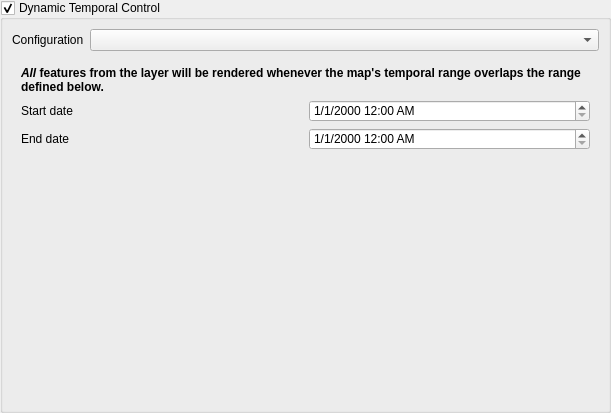
<?xml version="1.0" encoding="UTF-8"?>
<ui version="4.0">
 <class>QgsVectorLayerTemporalPropertiesWidgetBase</class>
 <widget class="QWidget" name="QgsVectorLayerTemporalPropertiesWidgetBase">
  <property name="geometry">
   <rect>
    <x>0</x>
    <y>0</y>
    <width>611</width>
    <height>413</height>
   </rect>
  </property>
  <property name="windowTitle">
   <string notr="true">Form</string>
  </property>
  <property name="toolTip">
   <string>If checked, the layer will be dynamically filtered and visualised using the map's temporal range</string>
  </property>
  <layout class="QHBoxLayout" name="horizontalLayout_5">
   <property name="spacing">
    <number>0</number>
   </property>
   <property name="leftMargin">
    <number>0</number>
   </property>
   <property name="topMargin">
    <number>0</number>
   </property>
   <property name="rightMargin">
    <number>0</number>
   </property>
   <property name="bottomMargin">
    <number>0</number>
   </property>
   <item>
    <widget class="QgsScrollArea" name="scrollArea">
     <property name="frameShape">
      <enum>QFrame::NoFrame</enum>
     </property>
     <property name="frameShadow">
      <enum>QFrame::Plain</enum>
     </property>
     <property name="lineWidth">
      <number>0</number>
     </property>
     <property name="widgetResizable">
      <bool>true</bool>
     </property>
     <widget class="QWidget" name="scrollAreaWidgetContents">
      <property name="geometry">
       <rect>
        <x>0</x>
        <y>0</y>
        <width>611</width>
        <height>413</height>
       </rect>
      </property>
      <layout class="QGridLayout" name="gridLayout">
       <property name="leftMargin">
        <number>0</number>
       </property>
       <property name="topMargin">
        <number>0</number>
       </property>
       <property name="rightMargin">
        <number>0</number>
       </property>
       <property name="bottomMargin">
        <number>0</number>
       </property>
       <item row="0" column="0">
        <widget class="QGroupBox" name="mTemporalGroupBox">
         <property name="enabled">
          <bool>true</bool>
         </property>
         <property name="styleSheet">
          <string notr="true">QgsCollapsibleGroupBoxBasic::title, QgsCollapsibleGroupBox::title {  subcontrol-origin: margin;  subcontrol-position: top left;  margin-left: 20px;  margin-right: 5px;  left: 0px;  top: 1px;}QgsCollapsibleGroupBoxBasic::title, QgsCollapsibleGroupBox::title {  subcontrol-origin: margin;  subcontrol-position: top left;  margin-left: 20px;  margin-right: 5px;  left: 0px;  top: 1px;}QgsCollapsibleGroupBoxBasic::title, QgsCollapsibleGroupBox::title {  subcontrol-origin: margin;  subcontrol-position: top left;  margin-left: 20px;  margin-right: 5px;  left: 0px;  top: 1px;}QgsCollapsibleGroupBoxBasic::title, QgsCollapsibleGroupBox::title {  subcontrol-origin: margin;  subcontrol-position: top left;  margin-left: 20px;  margin-right: 5px;  left: 0px;  top: 1px;}
background: white;QgsCollapsibleGroupBoxBasic::title, QgsCollapsibleGroupBox::title {  subcontrol-origin: margin;  subcontrol-position: top left;  margin-left: 20px;  margin-right: 5px;  left: 0px;  top: 1px;}QgsCollapsibleGroupBoxBasic::title, QgsCollapsibleGroupBox::title {  subcontrol-origin: margin;  subcontrol-position: top left;  margin-left: 20px;  margin-right: 5px;  left: 0px;  top: 1px;}QgsCollapsibleGroupBoxBasic::title, QgsCollapsibleGroupBox::title {  subcontrol-origin: margin;  subcontrol-position: top left;  margin-left: 20px;  margin-right: 5px;  left: 0px;  top: 1px;}QgsCollapsibleGroupBoxBasic::title, QgsCollapsibleGroupBox::title {  subcontrol-origin: margin;  subcontrol-position: top left;  margin-left: 20px;  margin-right: 5px;  left: 0px;  top: 1px;}QgsCollapsibleGroupBoxBasic::title, QgsCollapsibleGroupBox::title {  subcontrol-origin: margin;  subcontrol-position: top left;  margin-left: 20px;  margin-right: 5px;  left: 0px;  top: 1px;}QgsCollapsibleGroupBoxBasic::title, QgsCollapsibleGroupBox::title {  subcontrol-origin: margin;  subcontrol-position: top left;  margin-left: 20px;  margin-right: 5px;  left: 0px;  top: 1px;}QgsCollapsibleGroupBoxBasic::title, QgsCollapsibleGroupBox::title {  subcontrol-origin: margin;  subcontrol-position: top left;  margin-left: 20px;  margin-right: 5px;  left: 0px;  top: 1px;}QgsCollapsibleGroupBoxBasic::title, QgsCollapsibleGroupBox::title {  subcontrol-origin: margin;  subcontrol-position: top left;  margin-left: 20px;  margin-right: 5px;  left: 0px;  top: 1px;}QgsCollapsibleGroupBoxBasic::title, QgsCollapsibleGroupBox::title {  subcontrol-origin: margin;  subcontrol-position: top left;  margin-left: 20px;  margin-right: 5px;  left: 0px;  top: 1px;}QgsCollapsibleGroupBoxBasic::title, QgsCollapsibleGroupBox::title {  subcontrol-origin: margin;  subcontrol-position: top left;  margin-left: 20px;  margin-right: 5px;  left: 0px;  top: 1px;}QgsCollapsibleGroupBoxBasic::title, QgsCollapsibleGroupBox::title {  subcontrol-origin: margin;  subcontrol-position: top left;  margin-left: 20px;  margin-right: 5px;  left: 0px;  top: 1px;}QgsCollapsibleGroupBoxBasic::title, QgsCollapsibleGroupBox::title {  subcontrol-origin: margin;  subcontrol-position: top left;  margin-left: 20px;  margin-right: 5px;  left: 0px;  top: 1px;}QgsCollapsibleGroupBoxBasic::title, QgsCollapsibleGroupBox::title {  subcontrol-origin: margin;  subcontrol-position: top left;  margin-left: 20px;  margin-right: 5px;  left: 0px;  top: 1px;}</string>
         </property>
         <property name="title">
          <string>Dynamic Temporal Control</string>
         </property>
         <property name="checkable">
          <bool>true</bool>
         </property>
         <layout class="QGridLayout" name="gridLayout_3" columnstretch="0,1">
          <item row="0" column="1">
           <widget class="QComboBox" name="mModeComboBox"/>
          </item>
          <item row="0" column="0">
           <widget class="QLabel" name="label">
            <property name="text">
             <string>Configuration</string>
            </property>
           </widget>
          </item>
          <item row="1" column="0" colspan="2">
           <widget class="QStackedWidget" name="mStackedWidget">
            <property name="currentIndex">
             <number>0</number>
            </property>
            <widget class="QWidget" name="page_3">
             <layout class="QGridLayout" name="gridLayout_6">
              <item row="3" column="0">
               <spacer name="verticalSpacer_3">
                <property name="orientation">
                 <enum>Qt::Vertical</enum>
                </property>
                <property name="sizeHint" stdset="0">
                 <size>
                  <width>20</width>
                  <height>40</height>
                 </size>
                </property>
               </spacer>
              </item>
              <item row="1" column="0">
               <widget class="QLabel" name="label_6">
                <property name="text">
                 <string>Start date</string>
                </property>
               </widget>
              </item>
              <item row="1" column="1">
               <widget class="QgsDateTimeEdit" name="mStartTemporalDateTimeEdit">
                <property name="displayFormat">
                 <string>M/d/yyyy h:mm AP</string>
                </property>
                <property name="timeSpec">
                 <enum>Qt::UTC</enum>
                </property>
               </widget>
              </item>
              <item row="2" column="1">
               <widget class="QgsDateTimeEdit" name="mEndTemporalDateTimeEdit">
                <property name="displayFormat">
                 <string>M/d/yyyy h:mm AP</string>
                </property>
                <property name="timeSpec">
                 <enum>Qt::UTC</enum>
                </property>
               </widget>
              </item>
              <item row="2" column="0">
               <widget class="QLabel" name="label_5">
                <property name="text">
                 <string>End date</string>
                </property>
               </widget>
              </item>
              <item row="0" column="0" colspan="2">
               <widget class="QLabel" name="label_14">
                <property name="text">
                 <string>&lt;p&gt;&lt;b&gt;&lt;i&gt;All&lt;/i&gt; features from the layer will be rendered whenever the map's temporal range overlaps the range defined below.&lt;/b&gt;&lt;/p&gt;</string>
                </property>
                <property name="wordWrap">
                 <bool>true</bool>
                </property>
               </widget>
              </item>
             </layout>
            </widget>
            <widget class="QWidget" name="page">
             <layout class="QGridLayout" name="gridLayout_4" columnstretch="0,0,0">
              <item row="2" column="2">
               <widget class="QComboBox" name="mFixedDurationUnitsComboBox"/>
              </item>
              <item row="2" column="0">
               <widget class="QLabel" name="label_11">
                <property name="text">
                 <string>Event duration</string>
                </property>
               </widget>
              </item>
              <item row="1" column="0">
               <widget class="QLabel" name="label_2">
                <property name="text">
                 <string>Field</string>
                </property>
               </widget>
              </item>
              <item row="1" column="1" colspan="2">
               <widget class="QgsFieldComboBox" name="mSingleFieldComboBox"/>
              </item>
              <item row="5" column="0">
               <spacer name="verticalSpacer">
                <property name="orientation">
                 <enum>Qt::Vertical</enum>
                </property>
                <property name="sizeHint" stdset="0">
                 <size>
                  <width>20</width>
                  <height>40</height>
                 </size>
                </property>
               </spacer>
              </item>
              <item row="2" column="1">
               <widget class="QgsDoubleSpinBox" name="mFixedDurationSpinBox">
                <property name="maximum">
                 <double>9999999999.000000000000000</double>
                </property>
               </widget>
              </item>
              <item row="3" column="0" colspan="3">
               <widget class="QLabel" name="label_13">
                <property name="text">
                 <string>&lt;p&gt;Event durations in &lt;i&gt;Months&lt;/i&gt; assume a fixed 30-day month length, and durations in &lt;i&gt;Years&lt;/i&gt;, &lt;i&gt;Decades&lt;/i&gt; or &lt;i&gt;Centuries&lt;/i&gt; assume a 365.25-day year length.&lt;/p&gt;</string>
                </property>
                <property name="wordWrap">
                 <bool>true</bool>
                </property>
               </widget>
              </item>
              <item row="0" column="0" colspan="3">
               <widget class="QLabel" name="label_28">
                <property name="text">
                 <string>&lt;html&gt;&lt;head/&gt;&lt;body&gt;&lt;p&gt;&lt;span style=&quot; font-weight:600;&quot;&gt;Individual features from the layer will be rendered if the field's value falls within the map's temporal range.&lt;/span&gt;&lt;/p&gt;&lt;p&gt;If a duration is set for the events then the event will be considered as occurring from &lt;span style=&quot; font-style:italic;&quot;&gt;Field ≤ t &amp;lt; Field + duration&lt;/span&gt;.&lt;/p&gt;&lt;/body&gt;&lt;/html&gt;</string>
                </property>
                <property name="wordWrap">
                 <bool>true</bool>
                </property>
               </widget>
              </item>
              <item row="4" column="0" colspan="3">
               <widget class="QCheckBox" name="mAccumulateCheckBox">
                <property name="toolTip">
                 <string>If checked, then features will be shown whenever their defined temporal value falls within or before the map's temporal range</string>
                </property>
                <property name="text">
                 <string>Accumulate features over time</string>
                </property>
               </widget>
              </item>
             </layout>
            </widget>
            <widget class="QWidget" name="page_2">
             <layout class="QGridLayout" name="gridLayout_5">
              <item row="2" column="1">
               <widget class="QgsFieldComboBox" name="mEndFieldComboBox"/>
              </item>
              <item row="1" column="1">
               <widget class="QgsFieldComboBox" name="mStartFieldComboBox"/>
              </item>
              <item row="1" column="0">
               <widget class="QLabel" name="label_3">
                <property name="text">
                 <string>Start field</string>
                </property>
               </widget>
              </item>
              <item row="2" column="0">
               <widget class="QLabel" name="label_4">
                <property name="text">
                 <string>End field</string>
                </property>
               </widget>
              </item>
              <item row="3" column="0">
               <spacer name="verticalSpacer_2">
                <property name="orientation">
                 <enum>Qt::Vertical</enum>
                </property>
                <property name="sizeHint" stdset="0">
                 <size>
                  <width>20</width>
                  <height>40</height>
                 </size>
                </property>
               </spacer>
              </item>
              <item row="0" column="0" colspan="2">
               <widget class="QLabel" name="label_29">
                <property name="text">
                 <string>&lt;html&gt;&lt;head/&gt;&lt;body&gt;&lt;p&gt;&lt;span style=&quot; font-weight:600;&quot;&gt;Individual features from the layer will be rendered if the range specified by the &lt;/span&gt;&lt;span style=&quot; font-weight:600; font-style:italic;&quot;&gt;Start&lt;/span&gt;&lt;span style=&quot; font-weight:600;&quot;&gt; and &lt;/span&gt;&lt;span style=&quot; font-weight:600; font-style:italic;&quot;&gt;End&lt;/span&gt;&lt;span style=&quot; font-weight:600;&quot;&gt; fields overlaps the map's temporal range.&lt;/span&gt;&lt;/p&gt;&lt;p&gt;Each event will be considered as occurring from &lt;span style=&quot; font-style:italic;&quot;&gt;Start field ≤ t &amp;lt; End field&lt;/span&gt;.&lt;/p&gt;&lt;p&gt;If the &lt;span style=&quot; font-style:italic;&quot;&gt;Start&lt;/span&gt; field choice is empty, then features will be treated as having no start date. Similarly if the &lt;span style=&quot; font-style:italic;&quot;&gt;End&lt;/span&gt; field choice is empty, then features will be treated as having no end date.&lt;/p&gt;&lt;/body&gt;&lt;/html&gt;</string>
                </property>
                <property name="wordWrap">
                 <bool>true</bool>
                </property>
               </widget>
              </item>
             </layout>
            </widget>
            <widget class="QWidget" name="page_5">
             <layout class="QGridLayout" name="gridLayout_7">
              <item row="2" column="1">
               <widget class="QgsFieldComboBox" name="mDurationFieldComboBox"/>
              </item>
              <item row="1" column="0">
               <widget class="QLabel" name="label_8">
                <property name="text">
                 <string>Start field</string>
                </property>
               </widget>
              </item>
              <item row="4" column="0" colspan="2">
               <widget class="QLabel" name="label_12">
                <property name="text">
                 <string>&lt;p&gt;Event durations in &lt;i&gt;Months&lt;/i&gt; assume a fixed 30-day month length, and durations in &lt;i&gt;Years&lt;/i&gt;, &lt;i&gt;Decades&lt;/i&gt; or &lt;i&gt;Centuries&lt;/i&gt; assume a 365.25-day year length.&lt;/p&gt;</string>
                </property>
                <property name="wordWrap">
                 <bool>true</bool>
                </property>
               </widget>
              </item>
              <item row="1" column="1">
               <widget class="QgsFieldComboBox" name="mDurationStartFieldComboBox"/>
              </item>
              <item row="3" column="1">
               <widget class="QComboBox" name="mDurationUnitsComboBox"/>
              </item>
              <item row="5" column="0">
               <spacer name="verticalSpacer_5">
                <property name="orientation">
                 <enum>Qt::Vertical</enum>
                </property>
                <property name="sizeHint" stdset="0">
                 <size>
                  <width>20</width>
                  <height>40</height>
                 </size>
                </property>
               </spacer>
              </item>
              <item row="2" column="0">
               <widget class="QLabel" name="label_9">
                <property name="text">
                 <string>Event duration field</string>
                </property>
               </widget>
              </item>
              <item row="3" column="0">
               <widget class="QLabel" name="label_10">
                <property name="text">
                 <string>Event duration units</string>
                </property>
               </widget>
              </item>
              <item row="0" column="0" colspan="2">
               <widget class="QLabel" name="label_30">
                <property name="text">
                 <string>&lt;html&gt;&lt;head/&gt;&lt;body&gt;&lt;p&gt;&lt;span style=&quot; font-weight:600;&quot;&gt;Individual features from the layer will be rendered if the temporal range defined by the &lt;/span&gt;&lt;span style=&quot; font-weight:600; font-style:italic;&quot;&gt;Start&lt;/span&gt;&lt;span style=&quot; font-weight:600;&quot;&gt; and &lt;/span&gt;&lt;span style=&quot; font-weight:600; font-style:italic;&quot;&gt;Event Duration&lt;/span&gt;&lt;span style=&quot; font-weight:600;&quot;&gt; fields overlaps the map's temporal range.&lt;/span&gt;&lt;/p&gt;&lt;p&gt;Each event will be considered as occurring from S&lt;span style=&quot; font-style:italic;&quot;&gt;tart field ≤ t &amp;lt; Start field + Event duration&lt;/span&gt;.&lt;/p&gt;&lt;/body&gt;&lt;/html&gt;</string>
                </property>
                <property name="wordWrap">
                 <bool>true</bool>
                </property>
               </widget>
              </item>
             </layout>
            </widget>
            <widget class="QWidget" name="page_11">
             <layout class="QGridLayout" name="gridLayout_12" columnstretch="0,1" columnminimumwidth="0,0">
              <item row="0" column="0" colspan="2">
               <widget class="QLabel" name="label_33">
                <property name="text">
                 <string>&lt;html&gt;&lt;head/&gt;&lt;body&gt;&lt;p&gt;&lt;span style=&quot; font-weight:600;&quot;&gt;Individual features from the layer will be rendered if the range specified by the &lt;/span&gt;&lt;span style=&quot; font-weight:600; font-style:italic;&quot;&gt;Start&lt;/span&gt;&lt;span style=&quot; font-weight:600;&quot;&gt; and &lt;/span&gt;&lt;span style=&quot; font-weight:600; font-style:italic;&quot;&gt;End&lt;/span&gt;&lt;span style=&quot; font-weight:600;&quot;&gt; expressions overlaps the map's temporal range.&lt;/span&gt;&lt;/p&gt;&lt;p&gt;Each event will be considered as occurring from S&lt;span style=&quot; font-style:italic;&quot;&gt;tart expression ≤ t &amp;lt; End expression&lt;/span&gt;.&lt;/p&gt;&lt;p&gt;If the &lt;span style=&quot; font-style:italic;&quot;&gt;Start&lt;/span&gt; expression choice is empty, then features will be treated as having no start date. Similarly if the &lt;span style=&quot; font-style:italic;&quot;&gt;End&lt;/span&gt; expression choice is empty, then features will be treated as having no end date.&lt;/p&gt;&lt;p&gt;The &lt;span style=&quot; font-style:italic;&quot;&gt;Start&lt;/span&gt; and &lt;span style=&quot; font-style:italic;&quot;&gt;End&lt;/span&gt; expressions must return date or datetime values.&lt;/p&gt;&lt;/body&gt;&lt;/html&gt;</string>
                </property>
                <property name="wordWrap">
                 <bool>true</bool>
                </property>
               </widget>
              </item>
              <item row="2" column="0">
               <widget class="QLabel" name="label_31">
                <property name="text">
                 <string>End expression</string>
                </property>
               </widget>
              </item>
              <item row="1" column="0">
               <widget class="QLabel" name="label_32">
                <property name="text">
                 <string>Start expression</string>
                </property>
               </widget>
              </item>
              <item row="3" column="0">
               <spacer name="verticalSpacer_11">
                <property name="orientation">
                 <enum>Qt::Vertical</enum>
                </property>
                <property name="sizeHint" stdset="0">
                 <size>
                  <width>20</width>
                  <height>40</height>
                 </size>
                </property>
               </spacer>
              </item>
              <item row="1" column="1">
               <widget class="QgsFieldExpressionWidget" name="mStartExpressionWidget" native="true"/>
              </item>
              <item row="2" column="1">
               <widget class="QgsFieldExpressionWidget" name="mEndExpressionWidget" native="true"/>
              </item>
             </layout>
            </widget>
            <widget class="QWidget" name="page_4">
             <layout class="QVBoxLayout" name="verticalLayout">
              <item>
               <widget class="QLabel" name="label_7">
                <property name="text">
                 <string>&lt;p&gt;&lt;b&gt;The layer will automatically be redrawn whenever the temporal range is changed, but no time based filtering will be applied to the features.&lt;b&gt;&lt;/p&gt;&lt;p&gt;This configuration is useful when the layer has symbology settings which vary based on the temporal range. For instance, when it is using time-dependent rule-based renderer expressions or data-defined symbology expressions.&lt;/p&gt;</string>
                </property>
                <property name="wordWrap">
                 <bool>true</bool>
                </property>
               </widget>
              </item>
              <item>
               <spacer name="verticalSpacer_4">
                <property name="orientation">
                 <enum>Qt::Vertical</enum>
                </property>
                <property name="sizeHint" stdset="0">
                 <size>
                  <width>20</width>
                  <height>40</height>
                 </size>
                </property>
               </spacer>
              </item>
             </layout>
            </widget>
           </widget>
          </item>
          <item row="2" column="0">
           <widget class="QFrame" name="mFixedTimeRangeFrame">
            <property name="enabled">
             <bool>false</bool>
            </property>
            <property name="frameShape">
             <enum>QFrame::NoFrame</enum>
            </property>
            <property name="frameShadow">
             <enum>QFrame::Raised</enum>
            </property>
            <property name="lineWidth">
             <number>0</number>
            </property>
            <layout class="QGridLayout" name="gridLayout_2" columnstretch="0">
             <property name="topMargin">
              <number>0</number>
             </property>
             <property name="bottomMargin">
              <number>0</number>
             </property>
            </layout>
           </widget>
          </item>
         </layout>
        </widget>
       </item>
      </layout>
     </widget>
    </widget>
   </item>
  </layout>
 </widget>
 <customwidgets>
  <customwidget>
   <class>QgsDoubleSpinBox</class>
   <extends>QDoubleSpinBox</extends>
   <header>qgsdoublespinbox.h</header>
  </customwidget>
  <customwidget>
   <class>QgsScrollArea</class>
   <extends>QScrollArea</extends>
   <header>qgsscrollarea.h</header>
   <container>1</container>
  </customwidget>
  <customwidget>
   <class>QgsDateTimeEdit</class>
   <extends>QDateTimeEdit</extends>
   <header>qgsdatetimeedit.h</header>
  </customwidget>
  <customwidget>
   <class>QgsFieldComboBox</class>
   <extends>QComboBox</extends>
   <header>qgsfieldcombobox.h</header>
  </customwidget>
  <customwidget>
   <class>QgsFieldExpressionWidget</class>
   <extends>QWidget</extends>
   <header>qgsfieldexpressionwidget.h</header>
   <container>1</container>
  </customwidget>
 </customwidgets>
 <tabstops>
  <tabstop>scrollArea</tabstop>
  <tabstop>mTemporalGroupBox</tabstop>
  <tabstop>mModeComboBox</tabstop>
  <tabstop>mStartTemporalDateTimeEdit</tabstop>
  <tabstop>mEndTemporalDateTimeEdit</tabstop>
  <tabstop>mSingleFieldComboBox</tabstop>
  <tabstop>mFixedDurationSpinBox</tabstop>
  <tabstop>mFixedDurationUnitsComboBox</tabstop>
  <tabstop>mAccumulateCheckBox</tabstop>
  <tabstop>mStartFieldComboBox</tabstop>
  <tabstop>mEndFieldComboBox</tabstop>
  <tabstop>mDurationStartFieldComboBox</tabstop>
  <tabstop>mDurationFieldComboBox</tabstop>
  <tabstop>mDurationUnitsComboBox</tabstop>
 </tabstops>
 <resources/>
 <connections/>
</ui>
